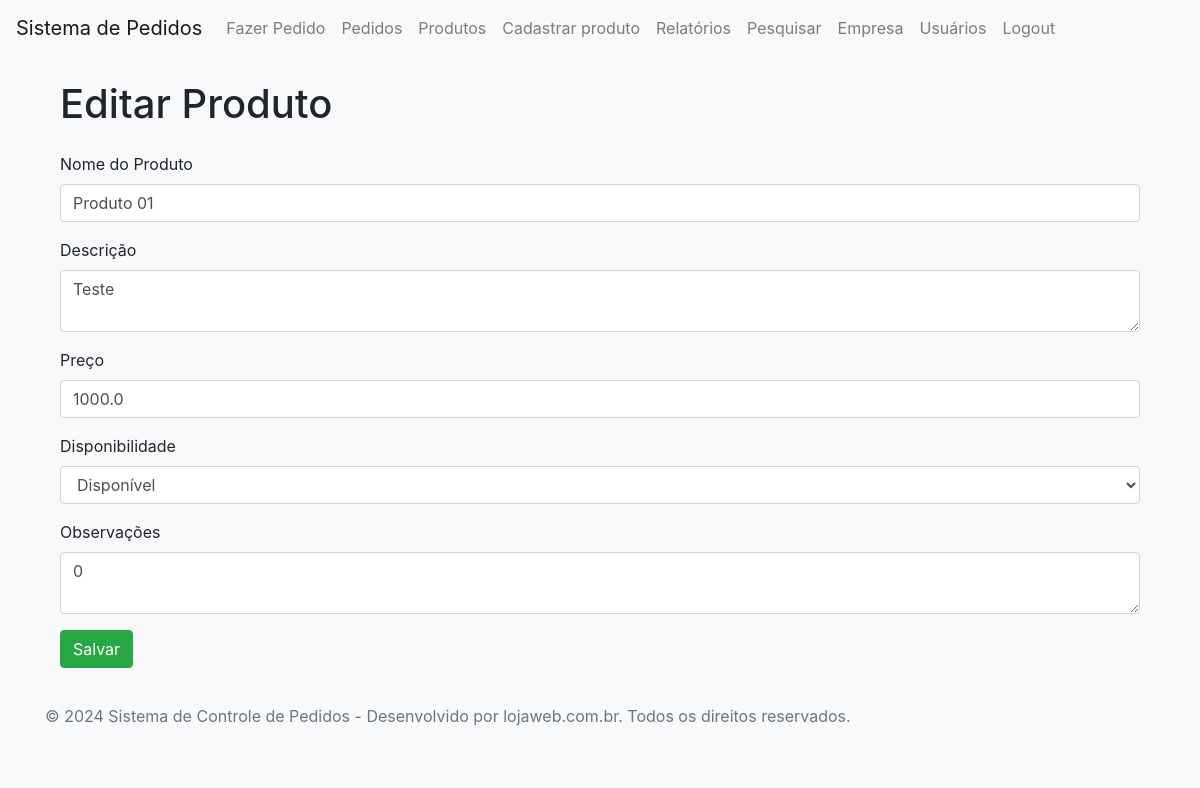
The page /editar_produto/1 (signed in) on the database its author committed.
### tables this page shows
CREATE TABLE produtos (
                    id INTEGER PRIMARY KEY AUTOINCREMENT,
                    nome TEXT NOT NULL,
                    descricao TEXT NOT NULL,
                    preco REAL NOT NULL,
                    ativo INTEGER NOT NULL DEFAULT 1, disponibilidade INTEGER DEFAULT 1, observacoes TEXT);

### app.py (the view, shortened to what this page needs)
@app.route('/editar_produto/<int:produto_id>', methods=['GET', 'POST'])
@login_required
def editar_produto(produto_id):
    conn = sqlite3.connect('db.sqlite3')
    c = conn.cursor()
    try:
        c.execute('SELECT * FROM produtos WHERE id=?', (produto_id,))
        produto = c.fetchone()
    except sqlite3.Error as e:
        flash(f'Erro ao carregar produto: {str(e)}', 'danger')
        print(f'SQLite Error: {e}')
        produto = None
    finally:
        conn.close()
    if produto:
        return render_template('editar_produto.html', produto=produto)
    else:
        return redirect(url_for('produtos'))

### app.py (called while the page is built)
@app.before_request
def before_request():
    session.permanent = True
    app.permanent_session_lifetime = timedelta(minutes=1)
    session.modified = True
    if 'user_id' in session:
        now = datetime.now().timestamp()
        last_activity = session.get('last_activity', now)
        if now - last_activity > 60:  # 1 minuto de inatividade
            return logout()
        session['last_activity'] = now

def login_required(f):
    @wraps(f)
    def decorated_function(*args, **kwargs):
        if 'user_id' not in session:
            flash('Você precisa estar logado para acessar esta página.', 'danger')
            return redirect(url_for('login'))
        return f(*args, **kwargs)
    return decorated_function

### templates/editar_produto.html (shortened to what this page needs)
{% extends "base.html" %}
{% block content %}
<div class="container mt-4">
    <h1 class="mb-4">Editar Produto</h1>
    <form method="POST" action="{{ url_for('editar_produto', produto_id=produto[0]) }}">
        <div class="form-group">
            <label for="nome">Nome do Produto</label>
            <input type="text" class="form-control" name="nome" value="{{ produto[1] }}" required>
        </div>
        <div class="form-group">
            <label for="descricao">Descrição</label>
            <textarea class="form-control" name="descricao" required>{{ produto[2] }}</textarea>
        </div>
        <div class="form-group">
            <label for="preco">Preço</label>
            <input type="number" step="0.01" class="form-control" name="preco" value="{{ produto[3] }}" required>
        </div>
        <div class="form-group">
            <label for="ativo">Disponibilidade</label>
            <select class="form-control" name="ativo" required>
                <option value="1" {% if produto[4] == 1 %}selected{% endif %}>Disponível</option>
            </select>
        </div>
        <div class="form-group">
            <label for="obs">Observações</label>
            <textarea class="form-control" name="obs">{{ produto[5] }}</textarea>
        </div>
        <button type="submit" class="btn btn-success">Salvar</button>
    </form>
</div>
{% endblock %}

### static/css/styles.css (style rules this page uses)
body { background-color: #f8f9fa; }
.container { margin-top: 20px; }
.btn { margin-right: 10px; }

### rows shown on the page
produtos: nome "Produto 01", descricao "Teste", preco "1000.0", ativo "Disponível", obs "0"

### other values the page prints
{{ empresa.nome if empresa else 'Sistema de Controle de Pedidos' }} "Sistema de Controle de Pedidos"
